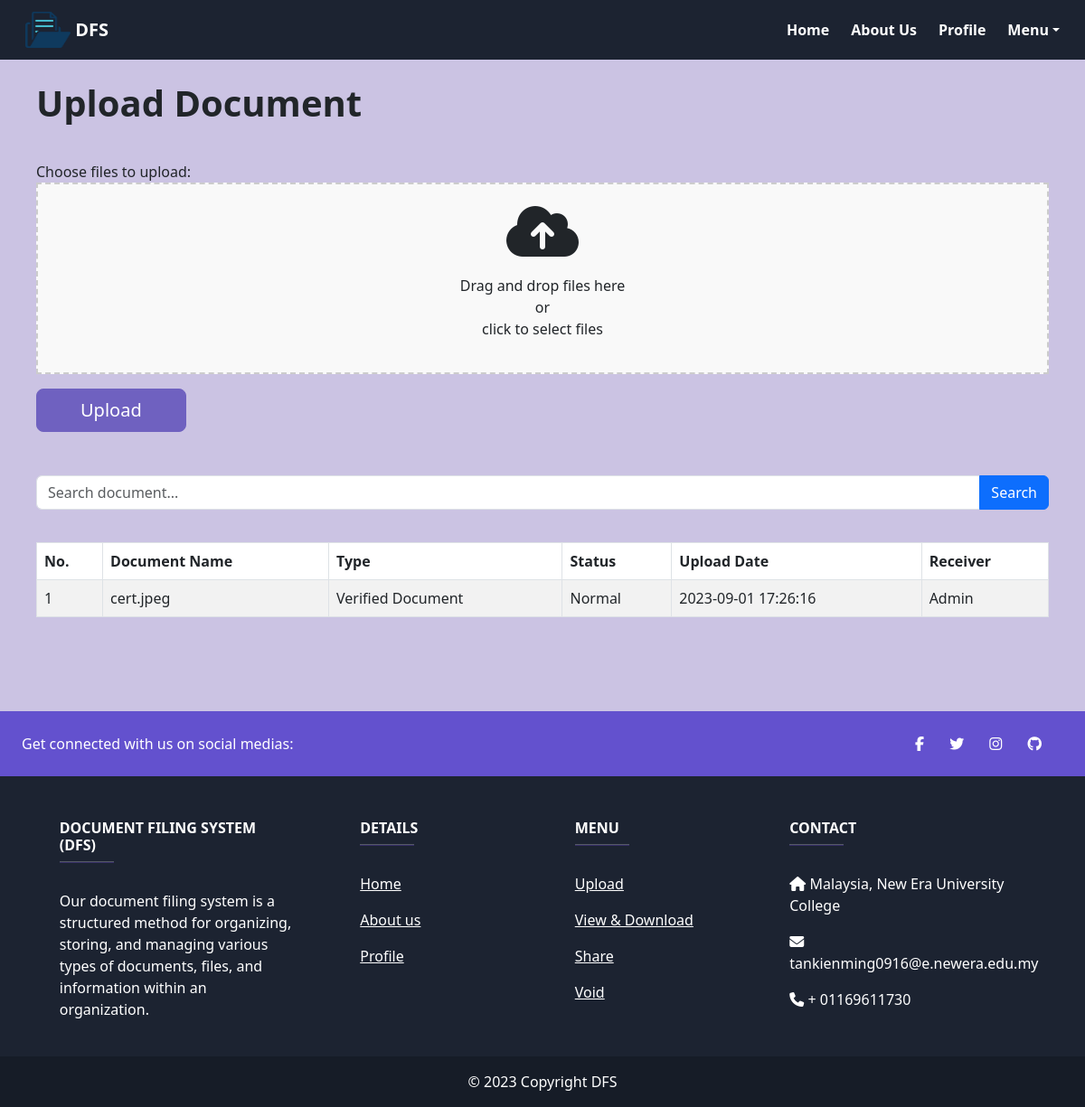
The page /upload_document.php (signed in) on the database its author committed.
### tables this page shows
CREATE TABLE IF NOT EXISTS `document_details` (
  `Document_ID` int NOT NULL AUTO_INCREMENT,
  `document` varchar(200) NOT NULL,
  `document_type` varchar(30) NOT NULL,
  `status` varchar(50) NOT NULL DEFAULT 'Normal',
  `Sender_ID` int NOT NULL,
  `Receiver_ID` int NOT NULL,
  `upload_date` datetime NOT NULL DEFAULT CURRENT_TIMESTAMP,
  PRIMARY KEY (`Document_ID`)
);

CREATE TABLE IF NOT EXISTS `users` (
  `User_ID` int NOT NULL AUTO_INCREMENT,
  `username` varchar(50) NOT NULL,
  `email` varchar(100) NOT NULL,
  `linked_email_1` varchar(100) NOT NULL,
  `linked_email_2` varchar(100) NOT NULL,
  `phone_number` varchar(20) NOT NULL,
  `password` varchar(200) NOT NULL,
  `role` varchar(20) NOT NULL DEFAULT 'Recipient',
  `bio` varchar(100) NOT NULL,
  `profile_image` varchar(200) NOT NULL DEFAULT 'No profile',
  PRIMARY KEY (`User_ID`),
  UNIQUE KEY `username` (`username`,`email`)
);

### upload_document.php (the view, shortened to what this page needs)
<?php
include 'config/database.php';
?>
<!DOCTYPE html>
<html lang="en">
<head>
    <link rel="stylesheet" href="css/upload_document.css">
    <link href="https://cdn.jsdelivr.net/npm/bootstrap@5.3.0/dist/css/bootstrap.min.css" rel="stylesheet">
</head>
<body>
    <?php
        include "menu/navbar.php";
    ?>
    <div class="container-fluid p-4" style="background-color:#CBC3E3">
        <div>
            <h1 class="p-3 pt-0"><strong>Upload Document</strong></h1>
        </div>
        <form  class="p-3" action="" method="post" enctype="multipart/form-data">
            <label for="files">Choose files to upload:</label>
            <div class="upload-box" id="uploadBox">
                <i class="fas fa-cloud-upload-alt fa-4x mb-3"></i>
                <p>Drag and drop files here<br>or<br>click to select files</p>
            </div>
            <button type="submit" name="submit" class="btn btn-white btn-outline-dark btn-lg px-5 my-3" style="background-color: #6F61C0; color: white; border-color: #6F61C0;">Upload</button>
        </form>
        <?php
        $searchKeyword = isset($_GET['search']) ? $_GET['search'] : '';
        $query = "SELECT * FROM document_details WHERE Sender_ID = :user_id";
        $query .= " ORDER BY Document_ID ASC";
        $stmt = $con->prepare($query);
        $stmt->bindParam(':user_id', $_SESSION['User_ID']);
        $stmt->execute();
        $num = $stmt->rowCount();
        echo '<div class="p-3 pb-1">
            <form method="GET" action="">
                <div class="input-group mb-3">
                    <input type="text" class="form-control" name="search" placeholder="Search document..." value="' . str_replace('%', '', $searchKeyword) . '">
                    <button class="btn btn-primary" type="submit">Search</button>
                </div>
            </form>
        </div>';
        ?>
        <div class="m-3" style="overflow-x:auto;">
            <?php
            if ($num > 0) {
                echo '<table class="table table-bordered table-striped">
                    <thead>
                        <tr>
                            <th>No.</th>
                            <th>Document Name</th>
                            <th>Type</th>
                            <th>Status</th>
                            <th>Upload Date</th>
                            <th>Receiver</th>
                        </tr>
                    </thead>
                    <tbody>';
                $i = 1;
                foreach ($stmt->fetchAll(PDO::FETCH_ASSOC) as $document) {
                    $receiverUsernameQuery = "SELECT username FROM users WHERE User_ID = :receiver_id";
                    $receiverUsernameStmt = $con->prepare($receiverUsernameQuery);
                    $receiverUsernameStmt->bindParam(':receiver_id', $document['Receiver_ID']);
                    $receiverUsernameStmt->execute();
                    $receiverUsername = $receiverUsernameStmt->fetch(PDO::FETCH_ASSOC)['username'];
                    echo "<tr>";
                    echo "<td>$i</td>";
                    echo "<td>" . str_replace('uploads/', '', $document['document']) . "</td>";
                    echo "<td>{$document['document_type']}</td>";
                    echo "<td>{$document['status']}</td>";
                    echo "<td>{$document['upload_date']}</td>";
                    echo "<td>{$receiverUsername}</td>";
                    echo "</tr>";
                    $i++;
                }
                echo '</tbody></table>';
            }else {
                echo "<div class='alert alert-danger'>No uploaded documents found.</div>";
            }
            ?>
        </div>
        <div class="pb-5"></div>
    </div>
    <?php
        include "menu/footer.php";
    ?>
</body>
</html>

### css/upload_document.css (style rules this page uses)
.upload-box { border: 2px dashed #ccc; background-color: #f9f9f9; padding: 20px; text-align: center; cursor: pointer; }

### rows shown on the page
document_details: document "cert.jpeg", document_type "Verified Document", status "Normal", upload_date "2023-09-01 17:26:16", users.username "Admin"
